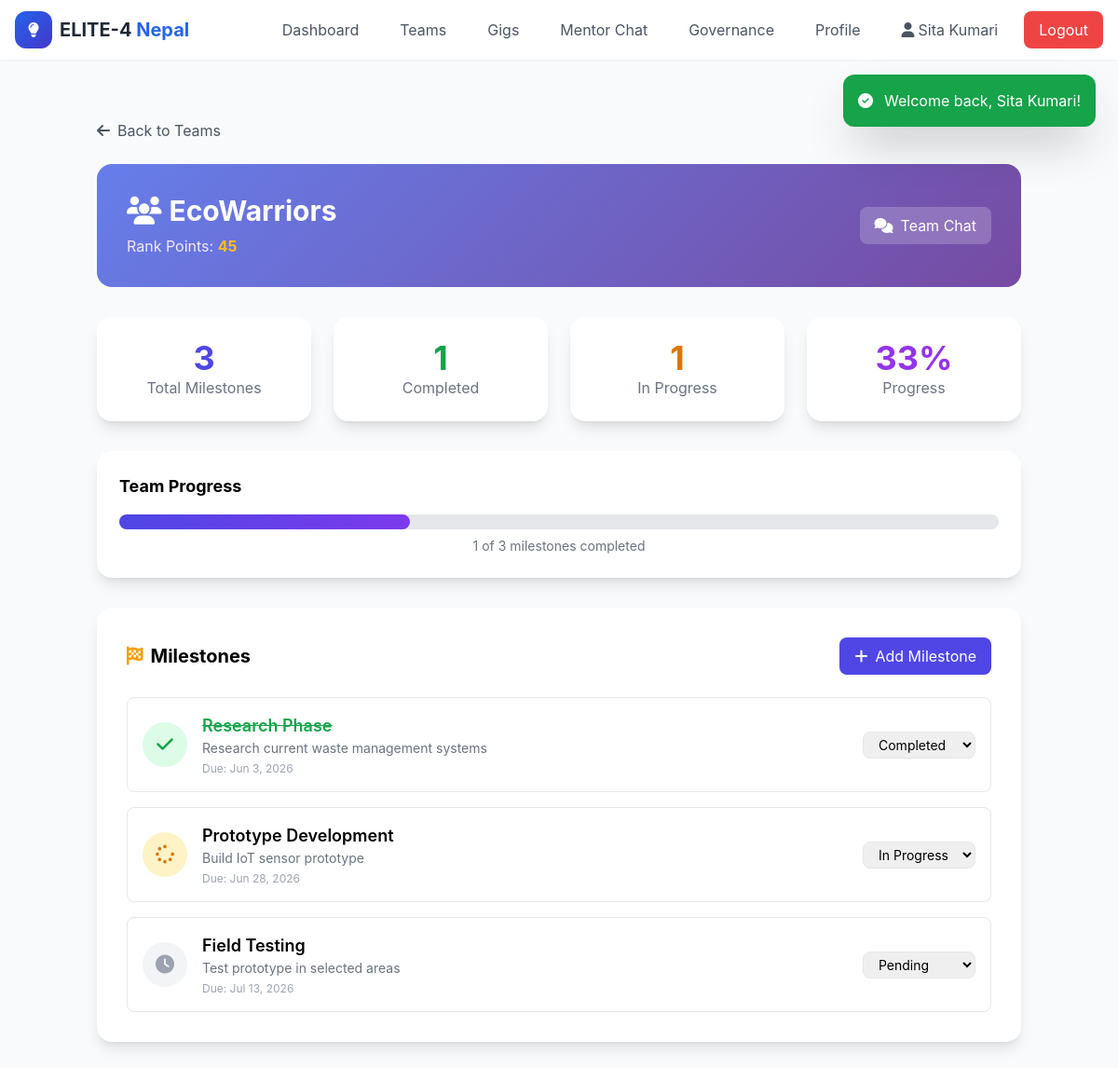
Page /team_progress.php (signed in) on the committed database.
### tables this page shows
CREATE TABLE `users` (
  `id` INT AUTO_INCREMENT PRIMARY KEY,
  `name` VARCHAR(100) NOT NULL,
  `email` VARCHAR(100) UNIQUE NOT NULL,
  `phone` VARCHAR(20) DEFAULT NULL,
  `password` VARCHAR(255) NOT NULL,
  `role` ENUM('citizen', 'student', 'sponsor', 'mentor', 'admin', 'moderator') NOT NULL DEFAULT 'citizen',
  `bio` TEXT DEFAULT NULL,
  `skills` TEXT DEFAULT NULL,
  `profile_photo` VARCHAR(255) DEFAULT NULL,
  `date_of_birth` DATE DEFAULT NULL,
  `is_active` TINYINT(1) DEFAULT 1,
  `trust_score` INT DEFAULT 100,
  `projects_completed` INT DEFAULT 0,
  `created_at` TIMESTAMP DEFAULT CURRENT_TIMESTAMP,
  `updated_at` TIMESTAMP DEFAULT CURRENT_TIMESTAMP ON UPDATE CURRENT_TIMESTAMP
);

CREATE TABLE `teams` (
  `id` INT AUTO_INCREMENT PRIMARY KEY,
  `name` VARCHAR(100) NOT NULL,
  `description` TEXT DEFAULT NULL,
  `leader_id` INT NOT NULL,
  `is_public` TINYINT(1) DEFAULT 1,
  `required_skills` TEXT DEFAULT NULL,
  `problem_id` INT DEFAULT NULL,
  `mentor_id` INT DEFAULT NULL,
  `members` JSON DEFAULT NULL,
  `rank_points` INT DEFAULT 0,
  `status` ENUM('active', 'completed', 'archived', 'inactive') DEFAULT 'active',
  `gold_badge` TINYINT(1) DEFAULT 0,
  `projects_completed` INT DEFAULT 0,
  `last_progress_update` TIMESTAMP NULL DEFAULT NULL,
  `is_inactive` TINYINT(1) DEFAULT 0,
  `created_at` TIMESTAMP DEFAULT CURRENT_TIMESTAMP,
  FOREIGN KEY (`leader_id`) REFERENCES `users`(`id`) ON DELETE CASCADE,
  FOREIGN KEY (`mentor_id`) REFERENCES `users`(`id`) ON DELETE SET NULL
);

CREATE TABLE `team_milestones` (
  `id` INT AUTO_INCREMENT PRIMARY KEY,
  `team_id` INT NOT NULL,
  `title` VARCHAR(200) NOT NULL,
  `description` TEXT DEFAULT NULL,
  `status` ENUM('pending', 'in_progress', 'completed') DEFAULT 'pending',
  `due_date` DATE DEFAULT NULL,
  `completed_at` TIMESTAMP NULL DEFAULT NULL,
  `created_at` TIMESTAMP DEFAULT CURRENT_TIMESTAMP,
  FOREIGN KEY (`team_id`) REFERENCES `teams`(`id`) ON DELETE CASCADE
);

### team_progress.php (the view, shortened to what this page needs)
<?php
require_once 'config.php';
$user = getCurrentUser();
global $conn;
$teamId = (int)($_GET['team_id'] ?? 0);
if (!$teamId) {
    $stmt = $conn->prepare("SELECT id FROM teams WHERE leader_id = ? OR JSON_CONTAINS(members, JSON_ARRAY(?))");
    $userIdJson = json_encode($user['id']);
    $stmt->bind_param("is", $user['id'], $userIdJson);
    $stmt->execute();
    $r = $stmt->get_result();
    $team = $r ? $r->fetch_assoc() : null;
    $teamId = $team['id'] ?? 0;
}
$stmt = $conn->prepare("SELECT * FROM teams WHERE id = ?");
$stmt->bind_param("i", $teamId);
$stmt->execute();
$r = $stmt->get_result();
$team = $r ? $r->fetch_assoc() : null;
$stmt = $conn->prepare("SELECT * FROM team_milestones WHERE team_id = ? ORDER BY created_at ASC");
$stmt->bind_param("i", $teamId);
$stmt->execute();
$r = $stmt->get_result();
$milestones = $r ? $r->fetch_all(MYSQLI_ASSOC) : [];
$completed = count(array_filter($milestones, fn($m) => $m['status'] === 'completed'));
$inProgress = count(array_filter($milestones, fn($m) => $m['status'] === 'in_progress'));
$total = count($milestones);
$progressPercent = $total > 0 ? round(($completed / $total) * 100) : 0;
getHeader('Team Progress');
?>
<div class="max-w-5xl mx-auto px-4 py-8">
    <a href="team_formation.php" class="inline-flex items-center text-gray-600 hover:text-primary mb-6">
        <i class="fas fa-arrow-left mr-2"></i>Back to Teams
    </a>
    <div class="gradient-bg rounded-2xl p-8 text-white mb-8">
        <div class="flex flex-col md:flex-row justify-between items-start md:items-center">
            <div>
                <h1 class="text-3xl font-bold mb-2">
                    <i class="fas fa-users mr-2"></i><?= e($team['name']) ?>
                </h1>
                <p class="text-purple-100">
                    Rank Points: <span class="font-bold text-amber-400"><?= $team['rank_points'] ?></span>
                </p>
            </div>
            <div class="mt-4 md:mt-0 flex gap-3">
                <a href="chat.php?team_id=<?= $teamId ?>" class="bg-white/20 hover:bg-white/30 text-white px-4 py-2 rounded-lg transition-all">
                    <i class="fas fa-comments mr-2"></i>Team Chat
                </a>
            </div>
        </div>
    </div>
    <div class="grid grid-cols-1 md:grid-cols-4 gap-6 mb-8">
        <div class="bg-white p-6 rounded-2xl shadow-lg text-center">
            <p class="text-4xl font-bold text-primary"><?= $total ?></p>
            <p class="text-gray-500">Total Milestones</p>
        </div>
        <div class="bg-white p-6 rounded-2xl shadow-lg text-center">
            <p class="text-4xl font-bold text-green-600"><?= $completed ?></p>
            <p class="text-gray-500">Completed</p>
        </div>
        <div class="bg-white p-6 rounded-2xl shadow-lg text-center">
            <p class="text-4xl font-bold text-amber-600"><?= $inProgress ?></p>
            <p class="text-gray-500">In Progress</p>
        </div>
        <div class="bg-white p-6 rounded-2xl shadow-lg text-center">
            <p class="text-4xl font-bold text-purple-600"><?= $progressPercent ?>%</p>
            <p class="text-gray-500">Progress</p>
        </div>
    </div>
    <div class="bg-white rounded-2xl shadow-lg p-6 mb-8">
        <h3 class="font-bold text-lg mb-4">Team Progress</h3>
        <div class="w-full bg-gray-200 rounded-full h-4">
            <div class="bg-gradient-to-r from-primary to-secondary h-4 rounded-full transition-all duration-500" style="width: <?= $progressPercent ?>%"></div>
        </div>
        <p class="text-sm text-gray-500 mt-2 text-center"><?= $completed ?> of <?= $total ?> milestones completed</p>
    </div>
    <div class="bg-white rounded-2xl shadow-lg p-8 mb-8">
        <div class="flex justify-between items-center mb-6">
            <h2 class="text-xl font-bold"><i class="fas fa-flag-checkered mr-2 text-amber-500"></i>Milestones</h2>
            <?php if ($team['leader_id'] === $user['id']): ?>
                <button onclick="document.getElementById('addMilestoneForm').classList.toggle('hidden')" class="bg-primary hover:bg-indigo-700 text-white px-4 py-2 rounded-lg transition-all">
                    <i class="fas fa-plus mr-2"></i>Add Milestone
                </button>
            <?php endif; ?>
        </div>
        <?php if (empty($milestones)): ?>
            <div class="text-center py-12 text-gray-500">
                <i class="fas fa-flag text-4xl mb-4"></i>
                <p>No milestones yet. Add one to track your progress!</p>
            </div>
        <?php else: ?>
            <div class="space-y-4">
                <?php foreach ($milestones as $ms): ?>
                    <div class="border border-gray-200 rounded-lg p-4 flex items-center gap-4">
                        <div class="w-12 h-12 rounded-full flex items-center justify-center <?= $ms['status'] === 'completed' ? 'bg-green-100' : ($ms['status'] === 'in_progress' ? 'bg-amber-100' : 'bg-gray-100') ?>">
                            <?php if ($ms['status'] === 'completed'): ?>
                                <i class="fas fa-check text-green-600 text-xl"></i>
                            <?php elseif ($ms['status'] === 'in_progress'): ?>
                                <i class="fas fa-spinner fa-spin text-amber-600 text-xl"></i>
                            <?php else: ?>
                                <i class="fas fa-clock text-gray-400 text-xl"></i>
                            <?php endif; ?>
                        </div>
                        <div class="flex-1">
                            <p class="font-semibold text-lg <?= $ms['status'] === 'completed' ? 'text-green-600 line-through' : '' ?>"><?= e($ms['title']) ?></p>
                            <?php if ($ms['description']): ?>
                                <p class="text-sm text-gray-500"><?= e($ms['description']) ?></p>
                            <?php endif; ?>
                            <?php if ($ms['due_date']): ?>
                                <p class="text-xs text-gray-400 mt-1">Due: <?= date('M j, Y', strtotime($ms['due_date'])) ?></p>
                            <?php endif; ?>
                        </div>
                        <div class="flex items-center gap-2">
                            <form method="POST" class="inline">
                                <select name="status" onchange="this.form.submit()" class="px-3 py-1 border rounded-lg text-sm">
                                    <option value="pending" <?= $ms['status'] === 'pending' ? 'selected' : '' ?>>Pending</option>
                                    <option value="in_progress" <?= $ms['status'] === 'in_progress' ? 'selected' : '' ?>>In Progress</option>
                                    <option value="completed" <?= $ms['status'] === 'completed' ? 'selected' : '' ?>>Completed</option>
                                </select>
                            </form>
                        </div>
                    </div>
                <?php endforeach; ?>
            </div>
        <?php endif; ?>
    </div>
</div>
<?php getFooter(); ?>

### config.php (shortened to what this page needs)
<?php
$conn = new mysqli(DB_HOST, DB_USER, DB_PASS, DB_NAME);
$conn->set_charset("utf8mb4");
function e($string) {
    return htmlspecialchars($string ?? '', ENT_QUOTES, 'UTF-8');
}
function getCurrentUser() {
    if (isset($_SESSION['user_id'])) {
        return getUserById($_SESSION['user_id']);
    }
    return null;
}
function getUserById($id) {
    global $conn;
    $stmt = $conn->prepare("SELECT * FROM users WHERE id = ? AND is_active = 1");
    $stmt->bind_param("i", $id);
    $stmt->execute();
    return ($r = $stmt->get_result()) ? $r->fetch_assoc() : null;
}
function getFlash() {
    if (isset($_SESSION['flash'])) {
        $flash = $_SESSION['flash'];
        return $flash;
    }
    return null;
}
function getHeader($title = 'ELITE-4 Nepal') {
    $user = getCurrentUser();
    $roleNav = '';
    if ($user) {
        $name = e($user['name']);
        $role = $user['role'];
        $navItems = [];
        switch ($role) {
            case 'student': $navItems = [['dashboard.php','Dashboard'],['team_formation.php','Teams'],['micro_gigs.php','Gigs'],['mentor_chat.php','Mentor Chat'],['governance.php','Governance'],['profile.php','Profile']]; break;
        }
        $desktopNav = ''; $mobileNavItems = '';
        foreach ($navItems as $item) {
            $desktopNav .= '<a href="'.$item[0].'" class="px-4 py-2 text-gray-600 hover:bg-gray-100 rounded-lg">'.$item[1].'</a>';
        }
        $roleNav = $desktopNav.'<a href="profile.php" class="px-4 py-2 text-gray-600 hover:bg-gray-100 rounded-lg"><i class="fas fa-user mr-1"></i>'.$name.'</a><a href="logout.php" class="px-4 py-2 bg-red-500 text-white rounded-lg hover:bg-red-600">Logout</a>';
    }
    $flash = getFlash();
    $flashHtml = '';
    if ($flash) { $bg = $flash['type']==='success'?'bg-green-600':'bg-red-600'; $ic = $flash['type']==='success'?'check-circle':'exclamation-circle'; $flashHtml = '<div id="flashMsg" class="fixed top-20 right-6 z-50 p-4 rounded-xl shadow-2xl '.$bg.' text-white max-w-sm"><div class="flex items-center gap-3"><i class="fas fa-'.$ic.'"></i><span>'.e($flash['message']).'</span></div></div>'; }
?><!DOCTYPE html><html lang="en"><head><script src="https://cdn.tailwindcss.com"></script><link rel="stylesheet" href="https://cdnjs.cloudflare.com/ajax/libs/font-awesome/6.5.1/css/all.min.css"></head><body class="bg-gray-50"><nav class="bg-white shadow-sm sticky top-0 z-50"><div class="max-w-7xl mx-auto px-4"><div class="flex justify-between items-center h-16"><div class="flex items-center space-x-3"><a href="index.php" class="flex items-center space-x-2"><div class="w-10 h-10 bg-gradient-to-br from-blue-600 to-indigo-700 rounded-xl flex items-center justify-center"><i class="fas fa-lightbulb text-white"></i></div><span class="font-bold text-xl text-gray-800">ELITE-4 <span class="text-blue-600">Nepal</span></span></a></div><div class="hidden md:flex items-center space-x-3"><?=$roleNav?></div></div></div></nav><?= $flashHtml ?><div class="max-w-7xl mx-auto px-4 py-8"><?php
}
function getFooter() {
    echo '</div></body></html>';
}
?>

### config.php (style rules this page uses)
body { font-family:'Inter',sans-serif }
.gradient-bg { background:linear-gradient(135deg,#667eea,#764ba2) }

### rows in the picture
users: name "Sita Kumari"
teams: name "EcoWarriors", rank_points "45"
team_milestones: title "Research Phase", description "Research current waste management systems", due_date "Jun 3, 2026", status "Completed"
team_milestones: title "Prototype Development", description "Build IoT sensor prototype", due_date "Jun 28, 2026", status "In Progress"
team_milestones: title "Field Testing", description "Test prototype in selected areas", due_date "Jul 13, 2026", status "Pending"

### other values in the picture
$item[1] "Dashboard Teams Gigs Mentor Chat Governance Profile"
$flash['message'] "Welcome back, Sita Kumari!"
$total "3"
$completed "1"
$inProgress "1"
$progressPercent "33"
